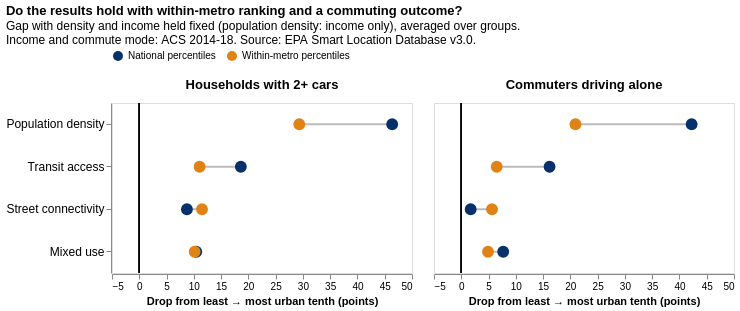

The notebook cell this image was saved under:
### Markdown cell above
### Figure 5: the strictest-control gap under each check

- same encoding as Fig 4: position on one shared x-axis, features in the same order
- color = ranking method (nominal → two distinct hues); grey rule = how far a feature moves between the two
- one panel per outcome, sharing the x-axis so the two outcomes compare directly

### Code cell
fig5_data = robust[["feature", "outcome", "ranking", LEVELS[2]]].rename(columns={LEVELS[2]: "gap"})
RANK_COLORS = alt.Scale(domain=list(RANKINGS.values()), range=["#08306b", "#e08214"])

base5 = alt.Chart().encode(
    y=alt.Y("feature:N", title=None, sort=feature_order, axis=alt.Axis(labelFontSize=12)),
)
rules5 = base5.mark_rule(color="#bbbbbb", strokeWidth=2).encode(x="min(gap):Q", x2="max(gap):Q")
dots5 = base5.mark_circle(size=140, opacity=1).encode(
    x=alt.X("gap:Q", title="Drop from least → most urban tenth (points)", scale=alt.Scale(domain=[-5, 50])),
    color=alt.Color("ranking:N", title=None, scale=RANK_COLORS, legend=alt.Legend(orient="top")),
    tooltip=["feature", "outcome", "ranking", alt.Tooltip("gap:Q", format=".1f")],
)
zero5 = alt.Chart().mark_rule(color="black", strokeWidth=1).encode(x=alt.datum(0))

fig5 = alt.layer(zero5, rules5, dots5, data=fig5_data).properties(
    width=300, height=170,
).facet(
    column=alt.Column("outcome:N", title=None, sort=list(o for o, _ in OUTCOMES.values()),
                      header=alt.Header(labelFontWeight="bold", labelFontSize=13)),
).properties(
    title=alt.Title(
        "Do the results hold with within-metro ranking and a commuting outcome?",
        subtitle=["Gap with density and income held fixed (population density: income only), averaged over groups.",
                  f"Income and commute mode: ACS 2014-18. Source: EPA Smart Location Database v3.0."],
    ),
)

fig5.save("../figures/fig5_robustness.png", scale_factor=2)
fig5.save("../figures/fig5_robustness.html")
fig5

### Figure 1 — Vega-Lite specification as saved in the notebook (floating-point values rounded to 4 significant figures)
{"config": {"view": {"continuousWidth": 300, "continuousHeight": 300}}, "data": {"name": "data-ab91e5bc024b1197115eb97a242c9234"}, "facet": {"column": {"field": "outcome", "header": {"labelFontSize": 13, "labelFontWeight": "bold"}, "sort": ["Households with 2+ cars", "Commuters driving alone"], "title": null, "type": "nominal"}}, "spec": {"layer": [{"mark": {"type": "rule", "color": "black", "strokeWidth": 1}, "encoding": {"x": {"datum": 0}}}, {"mark": {"type": "rule", "color": "#bbbbbb", "strokeWidth": 2}, "encoding": {"x": {"aggregate": "min", "field": "gap", "type": "quantitative"}, "x2": {"aggregate": "max", "field": "gap"}, "y": {"axis": {"labelFontSize": 12}, "field": "feature", "sort": ["Population density", "Transit access", "Street connectivity", "Mixed use"], "title": null, "type": "nominal"}}}, {"mark": {"type": "circle", "opacity": 1, "size": 140}, "encoding": {"color": {"field": "ranking", "legend": {"orient": "top"}, "scale": {"domain": ["National percentiles", "Within-metro percentiles"], "range": ["#08306b", "#e08214"]}, "title": null, "type": "nominal"}, "tooltip": [{"field": "feature", "type": "nominal"}, {"field": "outcome", "type": "nominal"}, {"field": "ranking", "type": "nominal"}, {"field": "gap", "format": ".1f", "type": "quantitative"}], "x": {"field": "gap", "scale": {"domain": [-5, 50]}, "title": "Drop from least → most urban tenth (points)", "type": "quantitative"}, "y": {"axis": {"labelFontSize": 12}, "field": "feature", "sort": ["Population density", "Transit access", "Street connectivity", "Mixed use"], "title": null, "type": "nominal"}}}], "height": 170, "width": 300}, "title": {"text": "Do the results hold with within-metro ranking and a commuting outcome?", "subtitle": ["Gap with density and income held fixed (population density: income only), averaged over groups.", "Income and commute mode: ACS 2014-18. Source: EPA Smart Location Database v3.0."]}, "$schema": "https://vega.github.io/schema/vega-lite/v6.4.1.json", "datasets": {"data-ab91e5bc024b1197115eb97a242c9234": [{"feature": "Mixed use", "outcome": "Households with 2+ cars", "ranking": "National percentiles", "gap": 10.44}, {"feature": "Population density", "outcome": "Households with 2+ cars", "ranking": "National percentiles", "gap": 46.37}, {"feature": "Street connectivity", "outcome": "Households with 2+ cars", "ranking": "National percentiles", "gap": 8.733}, {"feature": "Transit access", "outcome": "Households with 2+ cars", "ranking": "National percentiles", "gap": 18.62}, {"feature": "Mixed use", "outcome": "Households with 2+ cars", "ranking": "Within-metro percentiles", "gap": 10.16}, {"feature": "Population density", "outcome": "Households with 2+ cars", "ranking": "Within-metro percentiles", "gap": 29.33}, {"feature": "Street connectivity", "outcome": "Households with 2+ cars", "ranking": "Within-metro percentiles", "gap": 11.5}, {"feature": "Transit access", "outcome": "Households with 2+ cars", "ranking": "Within-metro percentiles", "gap": 11.07}, {"feature": "Mixed use", "outcome": "Commuters driving alone", "ranking": "National percentiles", "gap": 7.689}, {"feature": "Population density", "outcome": "Commuters driving alone", "ranking": "National percentiles", "gap": 42.23}, {"feature": "Street connectivity", "outcome": "Commuters driving alone", "ranking": "National percentiles", "gap": 1.722}, {"feature": "Transit access", "outcome": "Commuters driving alone", "ranking": "National percentiles", "gap": 16.19}, {"feature": "Mixed use", "outcome": "Commuters driving alone", "ranking": "Within-metro percentiles", "gap": 4.9}, {"feature": "Population density", "outcome": "Commuters driving alone", "ranking": "Within-metro percentiles", "gap": 20.93}, {"feature": "Street connectivity", "outcome": "Commuters driving alone", "ranking": "Within-metro percentiles", "gap": 5.633}, {"feature": "Transit access", "outcome": "Commuters driving alone", "ranking": "Within-metro percentiles", "gap": 6.5}]}}
